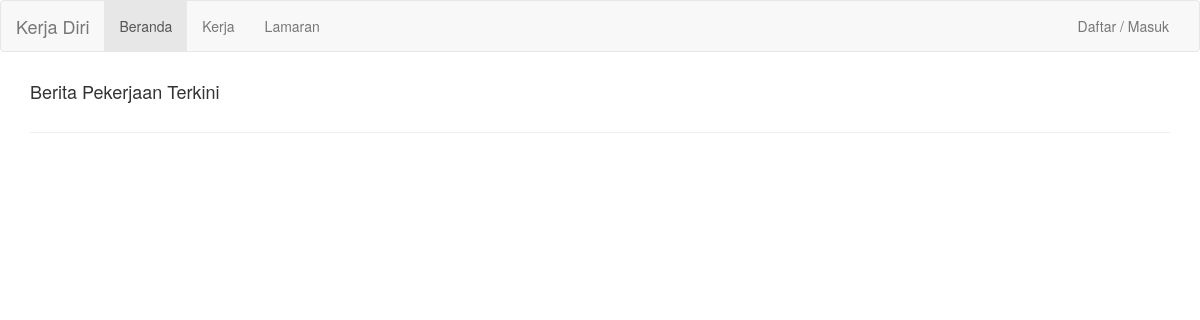
Before: / with the older database file.
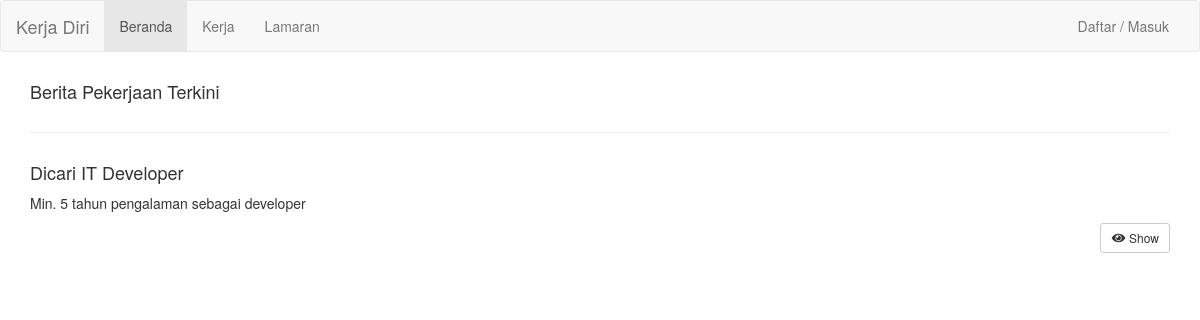
After: the same page with the newer database file.
### tables this page shows
CREATE TABLE `t_request` (
  `id_request` int(11) NOT NULL,
  `id_perusahaan` int(11) NOT NULL,
  `id_account` int(11) NOT NULL,
  `judul_request` varchar(50) NOT NULL,
  `status` enum('buka','tutup') NOT NULL,
  `syarat` text NOT NULL,
  `prepare` text NOT NULL,
  `tgl_publish` datetime NOT NULL
);

### application/views/index.php (called while the page is built)
<?php
    $this->load->view('layouts/v_header');
    $this->load->view('pages/' . $view);
    $this->load->view('layouts/v_footer');
?>

### application/controllers/Home.php (called while the page is built, shortened)
<?php
	class Home extends CI_Controller {
			public function index()
			{
				$this->load->model("home_model");
        $data['result'] = $this->home_model->read();
				$data['view'] = "v_home";
				$this->load->view('index', $data);
			}
	}
?>

### index.php (called while the page is built, shortened)
<?php
require_once BASEPATH.'core/CodeIgniter.php';

### application/models/home_model.php (called while the page is built, shortened)
<?php
class Home_model extends CI_Model {
      function read($where="", $order=""){
          $query = $this->db->get("t_request");
          if($query and $query->num_rows() != 0){
              return $query->result();
          }else{
              return array();
          }
      }
}

### application/views/pages/v_home.php (the view)
<div class="container">
    <div class="row">
        <div class="col-xs-12">
            <h4>Berita Pekerjaan Terkini</h4>
        </div>
    </div>
    <hr>
    <?php
      foreach($result as $row){
    ?>
    <div class="row carousel-row">
        <div class="col-xs-12">
            <div class="">
                <h4><?= $row->judul_request ?></h4>
                <p>
                    <?= $row->syarat ?>
                </p>
            </div>
            <div class="">
                <span class="pull-right buttons">
                    <button class="btn btn-sm btn-default"><i class="fa fa-fw fa-eye"></i> Show</button>
                </span>
            </div>
        </div>
    </div>
    <?php
        }
    ?>
</div>

### application/views/layouts/v_header.php (shortened to what this page needs)
<!DOCTYPE HTML>
<html lang="en">
  <head>
    <link rel="stylesheet" href="<?= base_url() ?>/assets/bootstrap/css/bootstrap.min.css">
    <link rel="stylesheet" href="<?= base_url() ?>/assets/css/main.css">
  </head>
  <body>
    <nav class="navbar navbar-default">
      <div class="container-fluid">
        <div class="navbar-header">
          <a class="navbar-brand" href="<?= site_url("") ?>">Kerja Diri</a>
        </div>
        <div class="collapse navbar-collapse" id="bs-example-navbar-collapse-1">
          <ul class="nav navbar-nav">
            <li class="
            <?php if($this->uri->segment(1)=="") {
              echo "active";
            } else {
              echo "";
            }?>"
            ><a href="<?= site_url("") ?>">Beranda <span class="sr-only">(current)</span></a></li>
            <li class="
            <?php if($this->uri->segment(1)=="kerja") {
              echo "active";
            } else {
              echo "";
            }?>"
            ><a href="<?= site_url("kerja") ?>">Kerja</a></li>
            <?php if($this->session->userdata('level') != 2) { ?>
            <li class="
            <?php if($this->uri->segment(1)=="lamaran") {
              echo "active";
            } else {
              echo "";
            }?>"
            ><a href="<?= site_url("lamaran") ?>">Lamaran</a></li>
            <?php } ?>
          </ul>
          <ul class="nav navbar-nav navbar-right">
            <?php
              if($this->session->userdata('username') != null) {
            ?>
            <li class="dropdown">
              <a href="#" class="dropdown-toggle" data-toggle="dropdown" role="button" aria-haspopup="true" aria-expanded="false"><i class="fas fa-bell"></i><span class="caret"></span></a>
              <ul class="dropdown-menu">
                <li><a href="#">Tidak ada pemberitahuan</a></li>
              </ul>
            </li>
            <li class="dropdown
            <?php if($this->uri->segment(1)=="sign") {
              echo "active";
            } else {
              echo "";
            }?>">
              <a href="#" class="dropdown-toggle" data-toggle="dropdown" role="button" aria-haspopup="true" aria-expanded="false"><?= $this->session->userdata('username') ?> <span class="caret"></span></a>
              <ul class="dropdown-menu">
                <li><a href="<?= site_url('profile/index/'.$this->session->userdata('id_account'))?>">Lihat</a></li>
                <li><a href="<?= site_url('sign/signout')?>">Keluar</a></li>
              </ul>
            </li>
            <?php
              } else {
            ?>
            <li class="<?php if($this->uri->segment(1)=="sign") {
              echo "active";
            } else {
              echo "";
            }?>"
            ><a href="<?php echo site_url("sign") ?>">Daftar / Masuk</a></li>
            <?php
              }
            ?>
          </ul>
        </div>
      </div>
    </nav>

### application/views/layouts/v_footer.php (shortened to what this page needs)
  </body>
</html>

### assets/css/main.css (style rules this page uses)
.carousel-row { margin-bottom: 10px; }

Changed rows visible on the page:
added t_request: judul_request "Dicari IT Developer", syarat "Min. 5 tahun pengalaman sebagai developer"
